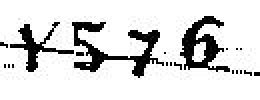
#> input picture split/sc4_new.jpg, 130 x 50 px (shown 2 times larger)
$ python filter2.py
#> lines starting #> are read from the running program, lines starting #| are printed output that depends on the picture; after the words box and inside, x2 and y2 are one past the last pixel; in counts of white or black regions, pixels touching at a corner belong together
#!/usr/bin/env python
# coding=utf-8
import cv2
import sys
import os

if __name__ == '__main__':

    img = cv2.imread('sc4_new.jpg', 0)    # 读取参数作为文件名
#> img is the input picture: shape (50, 130); min 0, max 255, mean 216.8
    adaptive = cv2.adaptiveThreshold(img, 255,
        cv2.ADAPTIVE_THRESH_GAUSSIAN_C, cv2.THRESH_BINARY, 11, 2)   # 自适应二值化
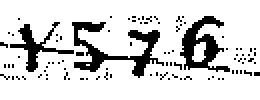
#> adaptive: shape (50, 130) (shown 2 times larger); 83.4% white; 93 black regions (90 under 20 px), largest, box (x1, y1, x2, y2) and area: (36, 11, 82, 39) 398, (90, 8, 115, 36) 304, (5, 11, 37, 36) 199

    adaptive = cv2.medianBlur(adaptive,1)
    adaptive = adaptive[4:-4, 7:-7]     # 去掉周围的一点点边界
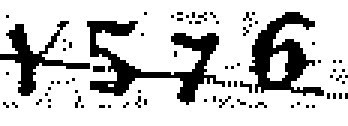
#> adaptive: shape (42, 116) (shown 3 times larger); 78.9% white; 78 black regions (75 under 20 px), largest, box (x1, y1, x2, y2) and area: (29, 7, 75, 35) 398, (83, 4, 108, 32) 304, (0, 7, 30, 32) 195

    k = 1
    adaptive = cv2.blur(adaptive, (k,k))
    #adaptive = cv2.GaussianBlur(adaptive, (k,k), 3)

    cv2.imwrite('sc4_new_new.jpg', adaptive)   # 存起来

$ run again, with split/19.jpg copied over split/sc4_new.jpg
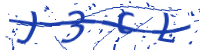
#> input picture split/19.jpg, 200 x 50 px
#> `adaptive = cv2.adaptiveThreshold(img, 255, cv2.ADAPTIVE_THRESH_GAUSSIA..`:
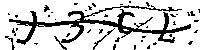
#> adaptive: shape (50, 200); 80.8% white; 41 black regions (37 under 20 px), largest, box (x1, y1, x2, y2) and area: (9, 5, 191, 50) 1536, (93, 28, 115, 50) 51, (5, 36, 15, 50) 33, (44, 5, 50, 12) 24
#> `adaptive = adaptive[4:-4, 7:-7]`:
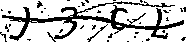
#> adaptive: shape (42, 186); 76.7% white; 37 black regions (33 under 20 px), largest, box (x1, y1, x2, y2) and area: (2, 1, 184, 42) 1523, (87, 24, 108, 42) 44, (37, 1, 43, 8) 24, (0, 32, 7, 42) 20

$ run again, with split/32.jpg copied over split/sc4_new.jpg
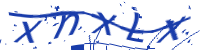
#> input picture split/32.jpg, 200 x 50 px
#> `adaptive = cv2.adaptiveThreshold(img, 255, cv2.ADAPTIVE_THRESH_GAUSSIA..`:
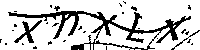
#> adaptive: shape (50, 200); 81.1% white; 30 black regions (27 under 20 px), largest, box (x1, y1, x2, y2) and area: (8, 11, 191, 50) 1482, (14, 20, 42, 43) 181, (171, 30, 200, 50) 48
#> `adaptive = adaptive[4:-4, 7:-7]`:
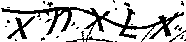
#> adaptive: shape (42, 186); 78% white; 26 black regions (23 under 20 px), largest, box (x1, y1, x2, y2) and area: (1, 7, 184, 42) 1362, (7, 16, 35, 39) 181, (169, 30, 186, 42) 27

$ run again, with split/41.jpg copied over split/sc4_new.jpg
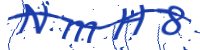
#> input picture split/41.jpg, 200 x 50 px
#> `adaptive = cv2.adaptiveThreshold(img, 255, cv2.ADAPTIVE_THRESH_GAUSSIA..`:
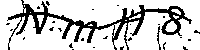
#> adaptive: shape (50, 200); 80.1% white; 27 black regions (25 under 20 px), largest, box (x1, y1, x2, y2) and area: (7, 0, 192, 50) 1785, (157, 26, 161, 50) 37
#> `adaptive = adaptive[4:-4, 7:-7]`:
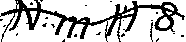
#> adaptive: shape (42, 186); 75.8% white; 22 black regions (20 under 20 px), largest, box (x1, y1, x2, y2) and area: (0, 0, 185, 42) 1751, (150, 22, 153, 42) 30
